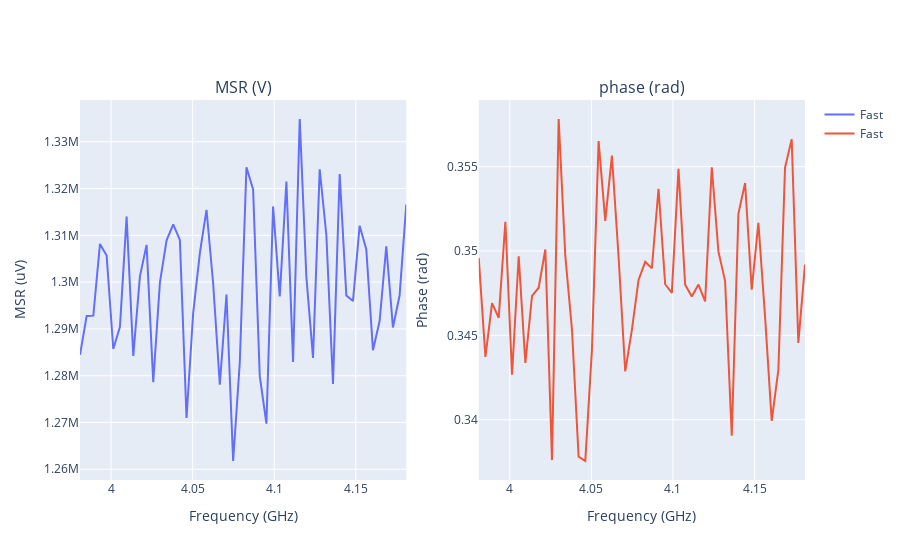
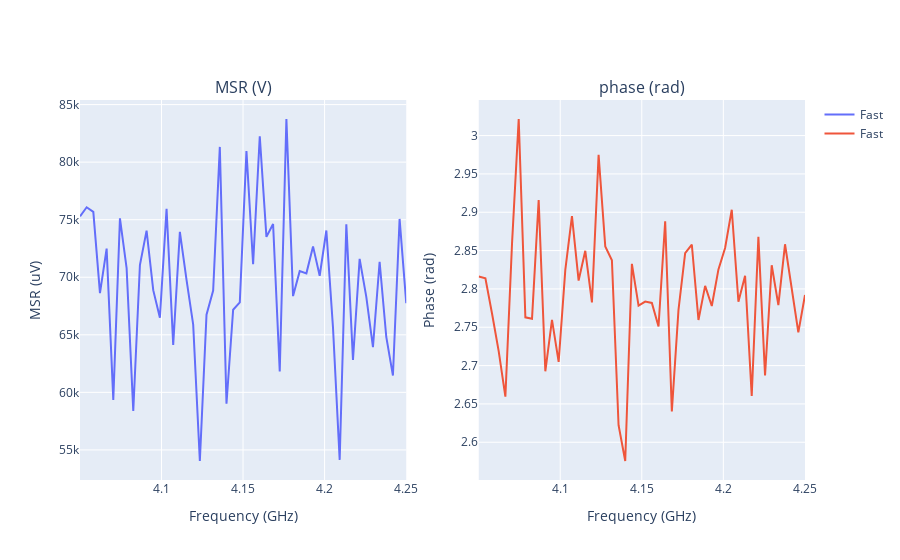
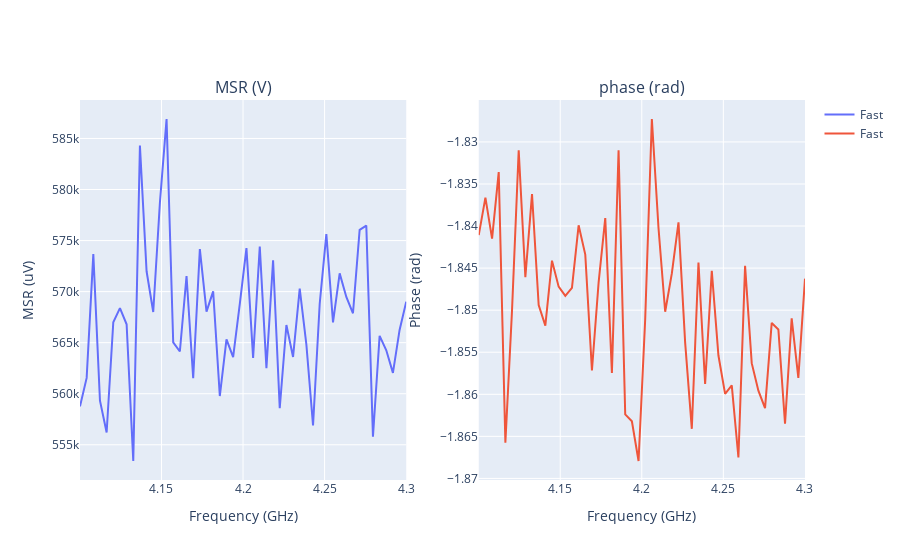
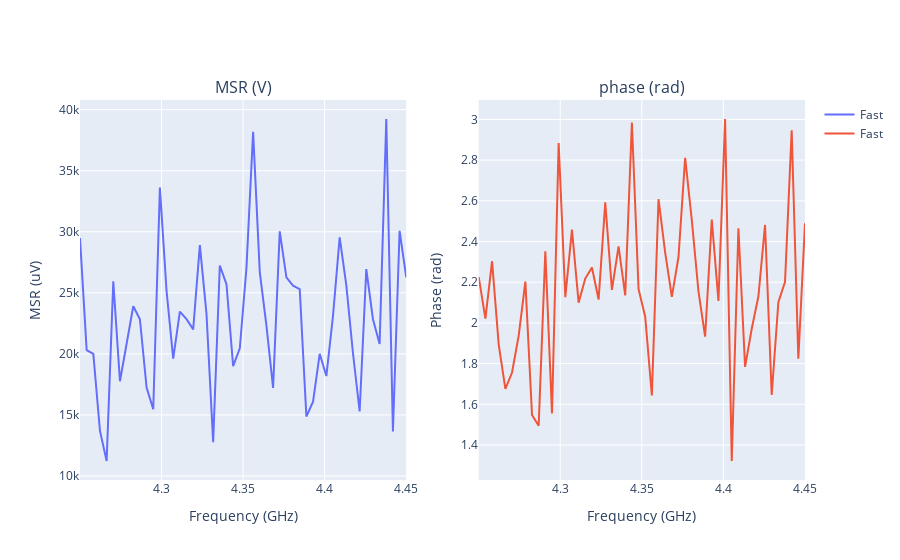

Notebook source saved alongside these figures, in order:
### Code cell
start = -100e6
stop = 100e6
points = 50

qubits = [0,1,2,3,4]
# qubits = [0]

Base_if = Device.instruments["shfqc_qc"]["settings"][f"if_frequency_{0}"]
    
sequence, sweepers = qubit_spectroscopy_sweeper(
    Device,
    qubits = qubits,
    start = start,
    stop = stop,
    around = Base_if,
    points = points,
)
Base_lo = Device.instruments["shfqc_qc"]["settings"]["lo_frequency"]
    
msr, phase, i, q = Device.execute_sequences([sequence], sweepers)

for qubit in qubits:

    Data = DataUnits(
        name=f"sweep_q{qubit}", quantities={"frequency": "Hz"}
    )
    
    results = {
        "MSR[V]": msr[qubit],
        "i[V]": i[qubit],
        "q[V]": q[qubit],
        "phase[rad]": phase[qubit],
        "frequency[Hz]": sweepers[qubit].values + Base_lo,
    }
    
    Data.set(results)

    frequency_msr_phase__fast_precision(Data).show()
